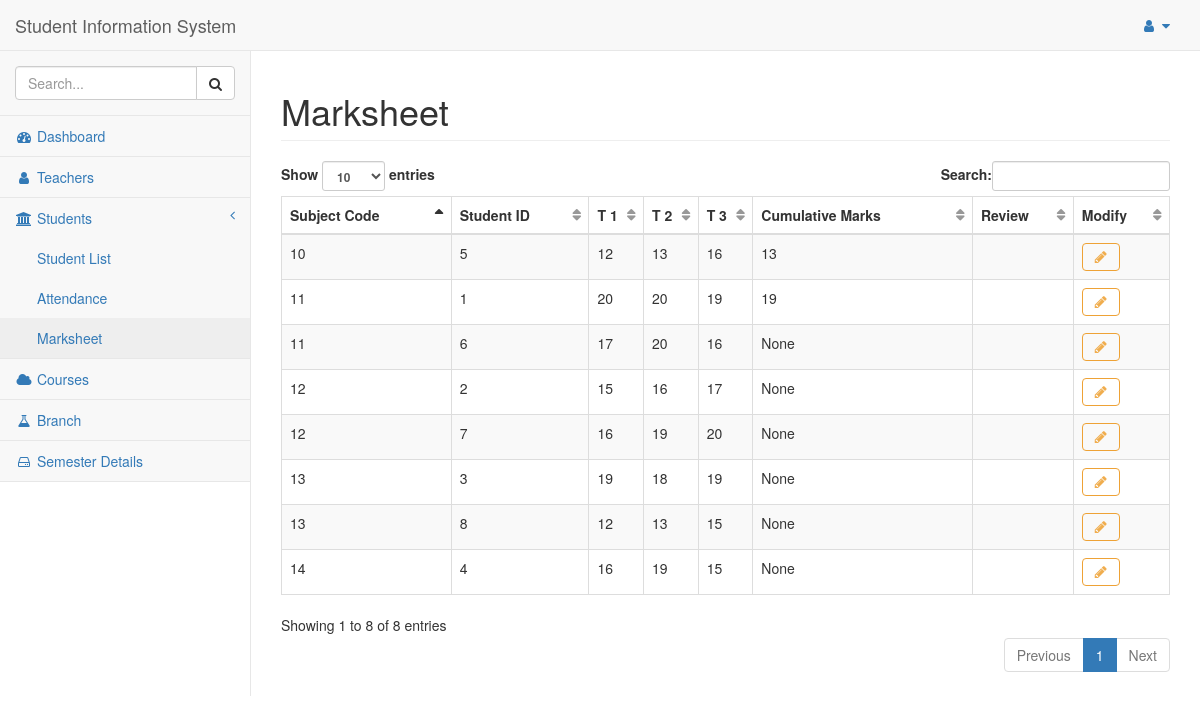
Screenshot of /marksheet (signed in) with the database file from the repository.
### tables this page shows
CREATE TABLE Marksheet
(
 sub_code   integer NOT NULL ,
 student_id integer NOT NULL ,
 t1         integer unsigned NULL ,
 t2         integer unsigned NULL ,
 t3         integer unsigned NULL ,
 cm         integer unsigned NULL ,
 review     text NOT NULL ,
PRIMARY KEY (sub_code, student_id),
FOREIGN KEY  (sub_code) REFERENCES Subject (sub_code) ON DELETE CASCADE ON UPDATE CASCADE,
FOREIGN KEY (student_id) REFERENCES Student (student_id) ON DELETE CASCADE ON UPDATE CASCADE
);

### flaskapp.py (the view)
@app.route("/marksheet")
def marksheet():
    global ID
    if not session.get('logged_in'):
        return login()
    else:
        entry_list = query_db("SELECT * FROM Marksheet", [])
        return render_template("marksheet.html", id=ID, entry_list=entry_list)

### flaskapp.py (called while the page is built)
def get_db():
    db = getattr(g, '_database', None)
    if db is None:
        db = g._database = sqlite3.connect(DATABASE)
        db.create_function('avg', 3, average)
        db.row_factory = sqlite3.Row
    return db

def query_db(query: object, args: object, one: object = False) -> object:
    cur = get_db().execute(query, args)
    rv = cur.fetchall()
    cur.close()
    return (rv[0] if rv else None) if one else rv

@app.teardown_appcontext
def close_connection(exception):
    db = getattr(g, '_database', None)
    if db is not None:
        db.close()

### templates/marksheet.html
{% extends "base.html" %}
{% block title %}Marksheet{% endblock %}
{% block content %}
  <table class="table table-striped table-bordered table-hover dataTables no-footer dtr-inline collapsed" style="width: 100%;" id="dataTables">
    <thead>
      <tr>
        <th scope="col">Subject Code</th>
        <th scope="col">Student ID</th>
        <th scope="col"><strong>T 1</strong></th>
        <th scope="col"><strong>T 2</strong></th>
        <th scope="col"><strong>T 3</strong></th>
        <th scope="col">Cumulative Marks</th>
        <th scope="col">Review</th>
        <th scope="col">Modify</th>
      </tr>
    </thead>
    {% for entry in entry_list: %}
      <tr>
        <td>{{ entry['sub_code'] }}</td>
        <td>{{ entry['student_id'] }}</td>
        <td>{{ entry['t1'] }}</td>
        <td>{{ entry['t2'] }}</td>
        <td>{{ entry['t3'] }}</td>
        <td>{{ entry['cm'] }}</td>
        <td>{{ entry['review'] }}</td>
        <td>
          <button type="button" class="btn btn-outline btn-warning fa fa-pencil" onclick="window.location.href='/modify/marksheet/{{ entry['student_id'] }}/{{ entry['sub_code'] }}'"></button>
        </td>
      </tr>
    {% endfor %}
  </table>
{% endblock content %}

### rows the page displays
Marksheet: sub_code "11", student_id "1", t1 "20", t2 "20", t3 "19", cm "19"
Marksheet: sub_code "12", student_id "2", t1 "15", t2 "16", t3 "17", cm "None"
Marksheet: sub_code "13", student_id "3", t1 "19", t2 "18", t3 "19", cm "None"
Marksheet: sub_code "14", student_id "4", t1 "16", t2 "19", t3 "15", cm "None"
Marksheet: sub_code "10", student_id "5", t1 "12", t2 "13", t3 "16", cm "13"
Marksheet: sub_code "11", student_id "6", t1 "17", t2 "20", t3 "16", cm "None"
Marksheet: sub_code "12", student_id "7", t1 "16", t2 "19", t3 "20", cm "None"
Marksheet: sub_code "13", student_id "8", t1 "12", t2 "13", t3 "15", cm "None"
